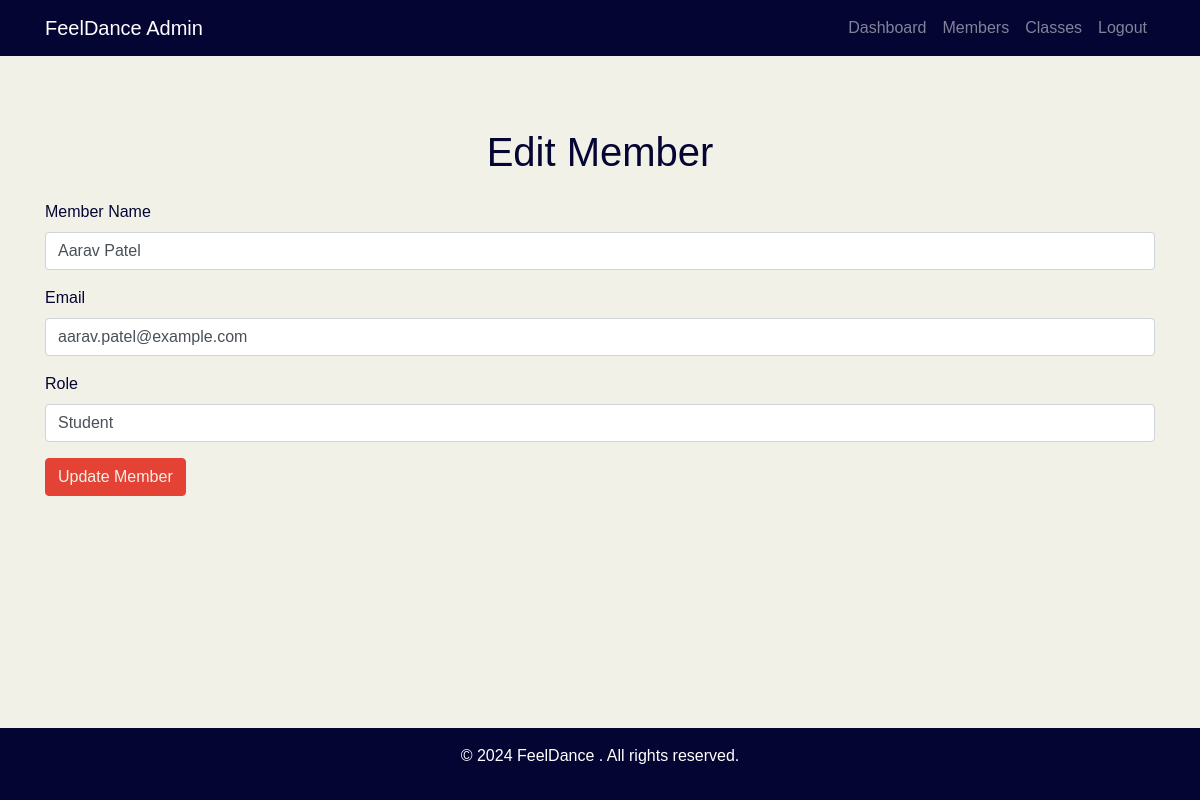
The app's page /admin/updateallocation.php?member_id=1 with its own data.
### tables this page shows
CREATE TABLE `members` (
  `member_id` int(11) NOT NULL,
  `name` varchar(255) NOT NULL,
  `email` varchar(255) NOT NULL,
  `role` enum('Student','Instructor') NOT NULL,
  `image` varchar(255) DEFAULT NULL,
  `deleted_at` datetime DEFAULT NULL,
  `class_id` int(11) NOT NULL,
  `allocation_deleted_at` datetime DEFAULT NULL,
  `created_at` timestamp NOT NULL DEFAULT current_timestamp()
);

### admin/updateallocation.php (the view, shortened to what this page needs)
<?php
include '../reusable/connection.php';
if (isset($_GET['member_id'])) {
    $member_id = mysqli_real_escape_string($conn, $_GET['member_id']);
    if (isset($_POST['updateAllocation'])) {
        $class_id = mysqli_real_escape_string($conn, $_POST['class_id']);
        $sql = "UPDATE members SET class_id='$class_id' WHERE member_id='$member_id'";
        if ($conn->query($sql) === TRUE) {
            set_message("Allocation updated successfully", "success");
        } else {
            set_message("Error: " . $conn->error, "danger");
        }
        header('Location: manageallocation.php');
        exit();
    } else {
        $sql = "SELECT * FROM members WHERE member_id='$member_id' AND deleted_at IS NULL";
        $result = $conn->query($sql);
        if ($result->num_rows == 1) {
            $member = $result->fetch_assoc();
        } else {
            set_message("Member not found", "danger");
            header('Location: manageallocation.php');
            exit();
        }
    }
} else {
    set_message("Invalid request", "danger");
    header('Location: manageallocation.php');
    exit();
}
?>
<?php include '../reusable/header-admin.php'; ?>
<link rel="stylesheet" href="https://maxcdn.bootstrapcdn.com/bootstrap/4.5.2/css/bootstrap.min.css">
<link rel="stylesheet" href="../reusable/css/styles.css">
<div class="container mt-5">
    <h1 class="text-center">Edit Member</h1>
    <form method="post" class="mt-4">
        <div class="form-group">
            <label for="member_name">Member Name</label>
            <input type="text" class="form-control" id="member_name" name="member_name" value="<?php echo htmlspecialchars($member['name']); ?>" required>
        </div>
        <div class="form-group">
            <label for="email">Email</label>
            <input type="email" class="form-control" id="email" name="email" value="<?php echo htmlspecialchars($member['email']); ?>" required>
        </div>
        <div class="form-group">
            <label for="role">Role</label>
            <input type="text" class="form-control" id="role" name="role" value="<?php echo htmlspecialchars($member['role']); ?>" required>
        </div>
        <button type="submit" class="btn btn-primary">Update Member</button>
    </form>
</div>
<?php include '../reusable/footer-admin.php'; ?>

### reusable/css/admin-styles.css (style rules this page uses)
:root { --blue-grotto: #0d698b; --ivory: #f2f1e8; --dark-blue: #050533; --cinnabar: #e34234; }
body { background-color: var(--ivory); display: flex; flex-direction: column; min-height: 100vh; }
.text-center { text-align: center !important; }
.mt-4 { margin-top: 1.5rem !important; }

### reusable/css/styles.css (style rules this page uses)
:root { --blue-grotto: #0d698b; --ivory: #f2f1e8; --dark-blue: #050533; --cinnabar: #e34234; }
body { font-family: 'Arial', sans-serif; min-height: 100vh; display: flex; flex-direction: column; background-color: white; color: var(--dark-blue); }
.btn-primary { background-color: var(--cinnabar); border-color: var(--cinnabar); color: var(--ivory); }

### records on screen
members: member_name "Aarav Patel", email "aarav.patel@example.com", role "Student"
